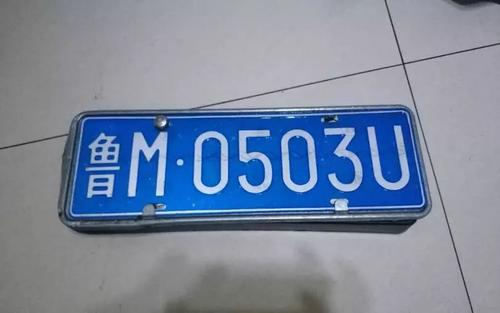
#> input picture gitee/day07/img/1.jpg, 500 x 313 px, given in place of 0.jpg, which was not available
$ python car.py
#> lines starting #> are read from the running program, lines starting #| are printed output that depends on the picture; after the words box and inside, x2 and y2 are one past the last pixel; in counts of white or black regions, pixels touching at a corner belong together; pictures that were not available may be replaced by others from this repository, and a replacement may not be noted
# https://www.cnblogs.com/HL-space/p/10588423.html
import os
import cv2
import numpy as np


# 预处理
def imgProcess(path):
    img = cv2.imread(path)
    # 统一规定大小
    img = cv2.resize(img, (640, 480))
    # 高斯模糊
    img_Gas = cv2.GaussianBlur(img, (5, 5), 0)
    # RGB通道分离
    img_B = cv2.split(img_Gas)[0]
    img_G = cv2.split(img_Gas)[1]
    img_R = cv2.split(img_Gas)[2]
    # 读取灰度图和HSV空间图
    img_gray = cv2.cvtColor(img_Gas, cv2.COLOR_BGR2GRAY)
    img_HSV = cv2.cvtColor(img_Gas, cv2.COLOR_BGR2HSV)
    return img, img_Gas, img_B, img_G, img_R, img_gray, img_HSV


# 初步识别
def preIdentification(img_gray, img_HSV, img_B, img_R):
    for i in range(480):
        for j in range(640):
            # 普通蓝色车牌，同时排除透明反光物质的干扰
            if ((img_HSV[:, :, 0][i, j]-115)**2 < 15**2) and (img_B[i, j] > 70) and (img_R[i, j] < 40):
                img_gray[i, j] = 255
            else:
                img_gray[i, j] = 0
    # 定义核
    kernel_small = np.ones((3, 3))
    kernel_big = np.ones((7, 7))

    img_gray = cv2.GaussianBlur(img_gray, (5, 5), 0) # 高斯平滑
    img_di = cv2.dilate(img_gray, kernel_small, iterations=5) # 腐蚀5次
    img_close = cv2.morphologyEx(img_di, cv2.MORPH_CLOSE, kernel_big) # 闭操作
    img_close = cv2.GaussianBlur(img_close, (5, 5), 0) # 高斯平滑
    _, img_bin = cv2.threshold(img_close, 100, 255, cv2.THRESH_BINARY) # 二值化
    return img_bin


# 定位
def fixPosition(img, img_bin):
    # 检测所有外轮廓，只留矩形的四个顶点
    contours, _ = cv2.findContours(img_bin, cv2.RETR_LIST, cv2.CHAIN_APPROX_SIMPLE)
    #形状及大小筛选校验
    det_x_max = 0
    det_y_max = 0
    num = 0
    for i in range(len(contours)):
        x_min = np.min(contours[i][ :, :, 0])
        x_max = np.max(contours[i][ :, :, 0])
        y_min = np.min(contours[i][ :, :, 1])
        y_max = np.max(contours[i][ :, :, 1])
        det_x = x_max - x_min
        det_y = y_max - y_min
        if (det_x / det_y > 1.8) and (det_x > det_x_max ) and (det_y > det_y_max ):
            det_y_max = det_y
            det_x_max = det_x
            num = i
    # 获取最可疑区域轮廓点集
    points = np.array(contours[num][:, 0])
    return points


def findVertices(points):
    # 获取最小外接矩阵，中心点坐标，宽高，旋转角度
    rect = cv2.minAreaRect(points)
    # 获取矩形四个顶点，浮点型
    box = cv2.boxPoints(rect)
    # 取整
    box = np.int0(box)
    # 获取四个顶点坐标
    left_point_x = np.min(box[:, 0])
    right_point_x = np.max(box[:, 0])
    top_point_y = np.min(box[:, 1])
    bottom_point_y = np.max(box[:, 1])

    left_point_y = box[:, 1][np.where(box[:, 0] == left_point_x)][0]
    right_point_y = box[:, 1][np.where(box[:, 0] == right_point_x)][0]
    top_point_x = box[:, 0][np.where(box[:, 1] == top_point_y)][0]
    bottom_point_x = box[:, 0][np.where(box[:, 1] == bottom_point_y)][0]
    # 上下左右四个点坐标
    vertices = np.array([[top_point_x, top_point_y], [bottom_point_x, bottom_point_y], [left_point_x, left_point_y], [right_point_x, right_point_y]])
    return vertices, rect


def tiltCorrection(vertices, rect):
    # 畸变情况1
    if rect[2] > -45:
        new_right_point_x = vertices[0, 0]
        new_right_point_y = int(vertices[1, 1] - (vertices[0, 0]- vertices[1, 0]) / (vertices[3, 0] - vertices[1, 0]) * (vertices[1, 1] - vertices[3, 1]))
        new_left_point_x = vertices[1, 0]
        new_left_point_y = int(vertices[0, 1] + (vertices[0, 0] - vertices[1, 0]) / (vertices[0, 0] - vertices[2, 0]) * (vertices[2, 1] - vertices[0, 1]))
        # 校正后的四个顶点坐标
        point_set_1 = np.float32([[440, 0],[0, 0],[0, 140],[440, 140]])
    # 畸变情况2
    elif rect[2] < -45:
        new_right_point_x = vertices[1, 0]
        new_right_point_y = int(vertices[0, 1] + (vertices[1, 0] - vertices[0, 0]) / (vertices[3, 0] - vertices[0, 0]) * (vertices[3, 1] - vertices[0, 1]))
        new_left_point_x = vertices[0, 0]
        new_left_point_y = int(vertices[1, 1] - (vertices[1, 0] - vertices[0, 0]) / (vertices[1, 0] - vertices[2, 0]) * (vertices[1, 1] - vertices[2, 1]))
        # 校正后的四个顶点坐标
        point_set_1 = np.float32([[0, 0],[0, 140],[440, 140],[440, 0]])

    # 校正前平行四边形四个顶点坐标
    new_box = np.array([(vertices[0, 0], vertices[0, 1]), (new_left_point_x, new_left_point_y), (vertices[1, 0], vertices[1, 1]), (new_right_point_x, new_right_point_y)])
    point_set_0 = np.float32(new_box)
    return point_set_0, point_set_1, new_box


def transform(img, point_set_0, point_set_1):
    # 变换矩阵
    mat = cv2.getPerspectiveTransform(point_set_0, point_set_1)
    # 投影变换
    lic = cv2.warpPerspective(img, mat, (440, 140))
    return lic


def main():
    path = os.getcwd()+"\\img\\3.jpg"
    path = os.getcwd()+"\\img\\0.jpg"
    # 图像预处理
    img, img_Gas, img_B, img_G, img_R, img_gray, img_HSV = imgProcess(path)
#> in imgProcess, img is the input picture: shape (313, 500, 3); mean B, G, R 159.2, 136.5, 123.5
#> in imgProcess, `img_B = cv2.split(img_Gas)[0]`:
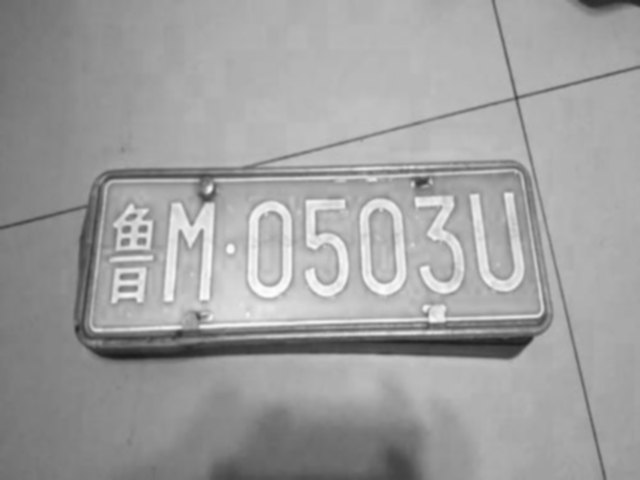
#> img_B: shape (480, 640); min 28, max 254, mean 159.1
#> in imgProcess, `img_G = cv2.split(img_Gas)[1]`:
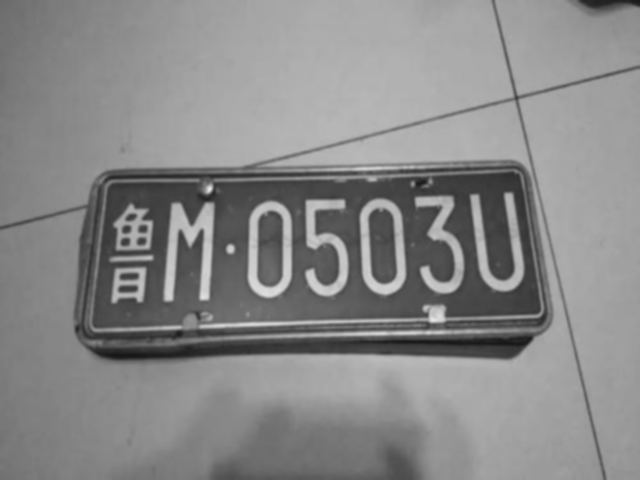
#> img_G: shape (480, 640); min 22, max 230, mean 136.4
#> in imgProcess, `img_R = cv2.split(img_Gas)[2]`:
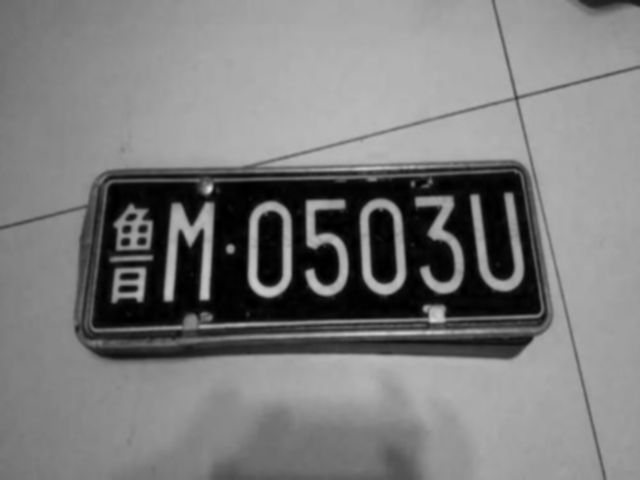
#> img_R: shape (480, 640); min 0, max 216, mean 123.4
#> in imgProcess, `img_HSV = cv2.cvtColor(img_Gas, cv2.COLOR_BGR2HSV)`: img_HSV: shape (480, 640, 3); mean H, S, V 96.9, 55.4, 159.4
    # 初步识别
    img_bin  = preIdentification(img_gray, img_HSV, img_B, img_R)
#> after the loop in preIdentification, `for i in range(480):`:
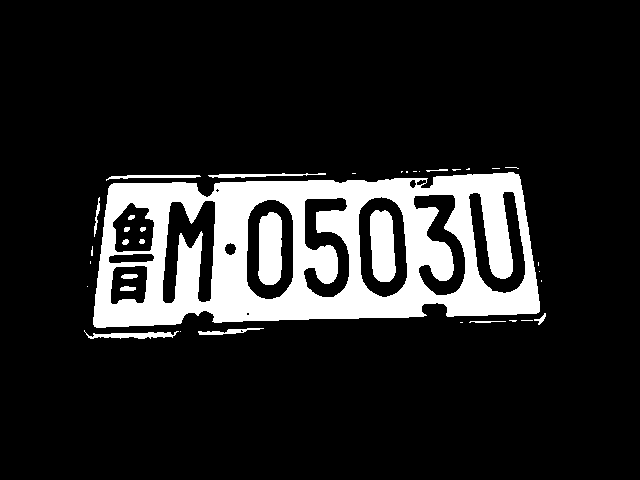
#> img_gray: shape (480, 640); 14.1% white; 37 white regions (19 under 20 px), largest, box (x1, y1, x2, y2) and area: (93, 172, 540, 328) 38451, (370, 210, 396, 282) 1559, (258, 212, 282, 285) 1546
#> in preIdentification, `_, img_bin = cv2.threshold(img_close, 100, 255, cv2.THRESH_BINARY)`:
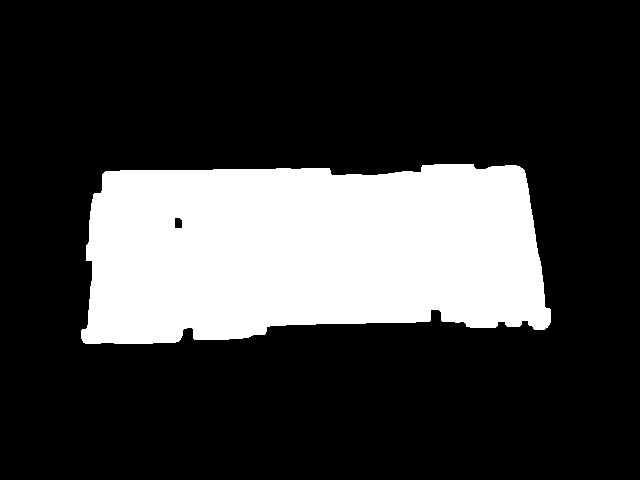
#> img_bin: shape (480, 640); 23.5% white; 1 white region
    points = fixPosition(img, img_bin)
#> in fixPosition, `contours, _ = cv2.findContours(img_bin, cv2.RETR_LIST, cv2.CHAIN_APPRO..`: contours = 2 contours; box (x1, y1, x2, y2) and area: (81, 164, 551, 344) 71467, (174, 217, 183, 229) 82
#> the loop in fixPosition, `for i in range(len(contours)):` made 2 passes
#> (x_min, x_max, y_min, y_max, det_x, det_y, det_y_max, det_x_max) on pass 2: (81, 550, 164, 343, 469, 179, 179, 469)
#> (x_min, x_max, y_min, y_max, det_x, det_y) on pass 1: (174, 182, 217, 228, 8, 11)
#> after the loop in fixPosition, `for i in range(len(contours)):`: det_x_max = 469; det_y_max = 179; num = 1
#> in fixPosition, `points = np.array(contours[num][:, 0])`: points = 233 pairs, first value 81 to 550, second value 164 to 343
    vertices, rect = findVertices(points)
#> in findVertices, `rect = cv2.minAreaRect(points)`: rect = ((314.2, 253.1), (469.5, 173.6), -1.09)
#> in findVertices, `box = cv2.boxPoints(rect)`: box = [[81.12, 344.4], [77.81, 170.8], [547.2, 161.8], [550.5, 335.4]]
#> in findVertices, `box = np.int0(box)`: box = [[81, 344], [77, 170], [547, 161], [550, 335]]
#> in findVertices, `left_point_x = np.min(box[:, 0])`: left_point_x = 77
#> in findVertices, `right_point_x = np.max(box[:, 0])`: right_point_x = 550
#> in findVertices, `top_point_y = np.min(box[:, 1])`: top_point_y = 161
#> in findVertices, `bottom_point_y = np.max(box[:, 1])`: bottom_point_y = 344
#> in findVertices, `left_point_y = box[:, 1][np.where(box[:, 0] == left_point_x)][0]`: left_point_y = 170
#> in findVertices, `right_point_y = box[:, 1][np.where(box[:, 0] == right_point_x)][0]`: right_point_y = 335
#> in findVertices, `top_point_x = box[:, 0][np.where(box[:, 1] == top_point_y)][0]`: top_point_x = 547
#> in findVertices, `bottom_point_x = box[:, 0][np.where(box[:, 1] == bottom_point_y)][0]`: bottom_point_x = 81
#> in findVertices, `vertices = np.array([[top_point_x, top_point_y], [bottom_point_x, bott..`: vertices = [[547, 161], [81, 344], [77, 170], [550, 335]]
#> vertices = [[547, 161], [81, 344], [77, 170], [550, 335]]; rect = ((314.2, 253.1), (469.5, 173.6), -1.09)
    point_set_0, point_set_1, new_box = tiltCorrection(vertices, rect)
#> in tiltCorrection, `new_right_point_x = vertices[0, 0]`: new_right_point_x = 547
#> in tiltCorrection, `new_right_point_y = int(vertices[1, 1] - (vertices[0, 0]- vertices[1, ..`: new_right_point_y = 335
#> in tiltCorrection, `new_left_point_x = vertices[1, 0]`: new_left_point_x = 81
#> in tiltCorrection, `new_left_point_y = int(vertices[0, 1] + (vertices[0, 0] - vertices[1, ..`: new_left_point_y = 169
#> in tiltCorrection, `new_box = np.array([(vertices[0, 0], vertices[0, 1]), (new_left_point_..`: new_box = [[547, 161], [81, 169], [81, 344], [547, 335]]
#> point_set_0 = [[547, 161], [81, 169], [81, 344], [547, 335]]; point_set_1 = [[440, 0], [0, 0], [0, 140], [440, 140]]; new_box = [[547, 161], [81, 169], [81, 344], [547, 335]]
    img_draw = cv2.drawContours(img.copy(), [new_box], -1, (0,0,255), 3)
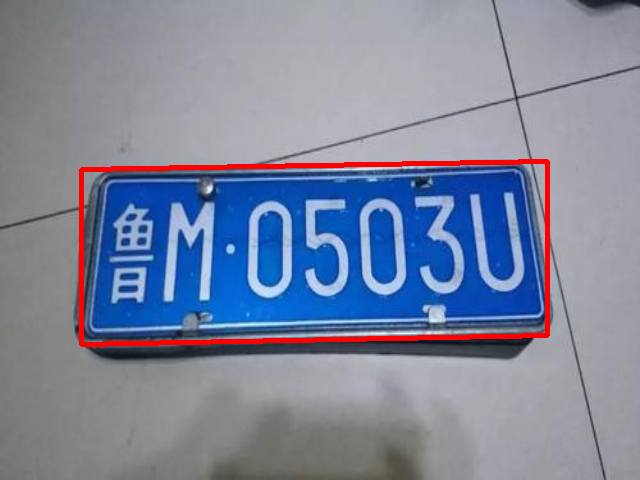
#> img_draw: shape (480, 640, 3); mean B, G, R 156.4, 134, 126.5
    lic = transform(img, point_set_0, point_set_1)
#> in transform, `mat = cv2.getPerspectiveTransform(point_set_0, point_set_1)`: mat = [[0.938, 1.52e-17, -75.97], [0.0137, 0.799, -136.2], [-1.23e-05, -9.28e-20, 1]]
#> in transform, `lic = cv2.warpPerspective(img, mat, (440, 140))`:
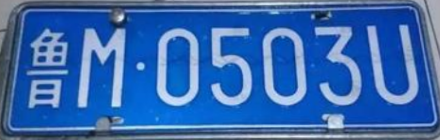
#> lic: shape (140, 440, 3); mean B, G, R 174.7, 105.1, 56.2
    # 原图上框出车牌
    cv2.namedWindow("Image")
    cv2.imshow("Image", img_draw)
    # 二值化图像
    cv2.namedWindow("Image_Bin")
    cv2.imshow("Image_Bin", img_bin)
    # 显示校正后的车牌
    cv2.namedWindow("Lic")
    cv2.imshow("Lic", lic)
    # 暂停、关闭窗口
    cv2.waitKey(0)
    cv2.destroyAllWindows()


if __name__ == '__main__':
    main()

$ run again, on gitee/day07/img/2.jpg
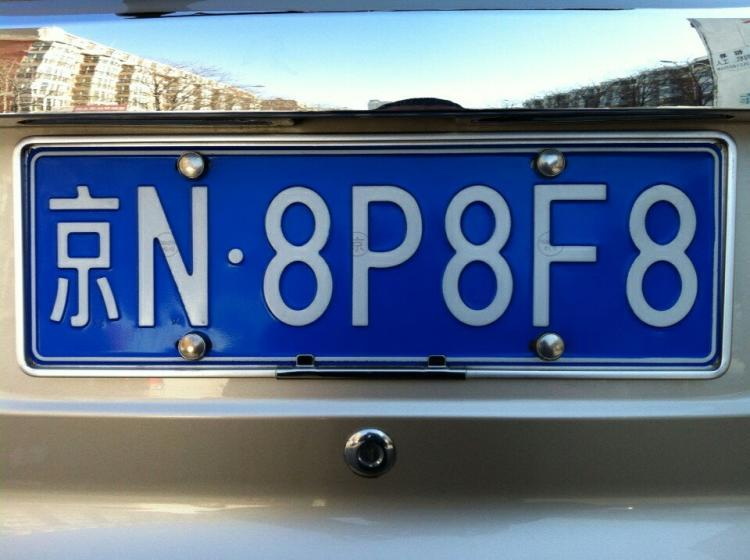
#> input picture gitee/day07/img/2.jpg, 750 x 560 px, given in place of 0.jpg, which was not available
#> in imgProcess, img is the input picture: shape (560, 750, 3); mean B, G, R 143.3, 118.2, 99.7
#> img: shape (480, 640, 3)
#> img_HSV: shape (480, 640, 3); mean H, S, V 81.5, 102.6, 150
#> after the loop in preIdentification, `for i in range(480):`:
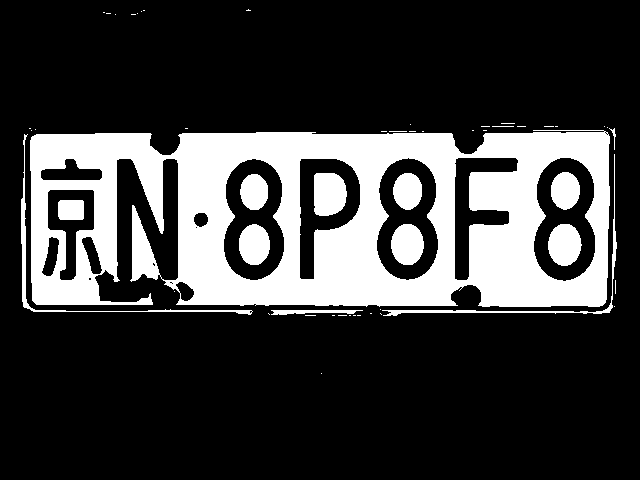
#> img_gray: shape (480, 640); 23.4% white; 54 white regions (40 under 20 px), largest, box (x1, y1, x2, y2) and area: (30, 130, 610, 307) 61985, (314, 173, 347, 216) 1240, (548, 224, 582, 266) 1108
#> img_bin: shape (480, 640); 36.6% white; 2 white regions
#> contours = 7 contours; box (x1, y1, x2, y2) and area: (16, 124, 622, 321) 112906, (156, 238, 174, 274) 434, (121, 168, 139, 201) 413, (104, 286, 138, 298) 319, (157, 291, 173, 305) 168, (461, 292, 474, 306) 138, (243, 5, 254, 16) 97
#> the loop in fixPosition, `for i in range(len(contours)):` made 7 passes
#> (x_min, x_max, y_min, y_max, det_x, det_y, det_y_max, det_x_max) on passes 3, 6: (104, 137, 286, 297, 33, 11, 11, 33), (16, 621, 124, 320, 605, 196, 196, 605)
#> after the loop in fixPosition, `for i in range(len(contours)):`: det_x_max = 605; det_y_max = 196; num = 5
#> in fixPosition, `points = np.array(contours[num][:, 0])`: points = 200 pairs, first value 16 to 621, second value 124 to 320
#> in findVertices, `rect = cv2.minAreaRect(points)`: rect = ((318.3, 223.2), (605.1, 194.9), -0.45)
#> in findVertices, `box = cv2.boxPoints(rect)`: box = [[16.57, 323], [15.04, 128.1], [620.1, 123.4], [621.7, 318.3]]
#> in findVertices, `box = np.int0(box)`: box = [[16, 323], [15, 128], [620, 123], [621, 318]]
#> left_point_x = 15
#> right_point_x = 621
#> top_point_y = 123
#> bottom_point_y = 323
#> left_point_y = 128
#> right_point_y = 318
#> top_point_x = 620
#> bottom_point_x = 16
#> in findVertices, `vertices = np.array([[top_point_x, top_point_y], [bottom_point_x, bott..`: vertices = [[620, 123], [16, 323], [15, 128], [621, 318]]
#> in main, `vertices, rect = findVertices(points)`: rect = ((318.3, 223.2), (605.1, 194.9), -0.45)
#> new_right_point_x = 620
#> new_right_point_y = 318
#> new_left_point_x = 16
#> new_left_point_y = 127
#> in tiltCorrection, `new_box = np.array([(vertices[0, 0], vertices[0, 1]), (new_left_point_..`: new_box = [[620, 123], [16, 127], [16, 323], [620, 318]]
#> in main, `point_set_0, point_set_1, new_box = tiltCorrection(vertices, rect)`: point_set_1 = [[440, 0], [0, 0], [0, 140], [440, 140]]; new_box = [[620, 123], [16, 127], [16, 323], [620, 318]]
#> mat = [[0.725, 2.6e-18, -11.59], [0.00473, 0.714, -90.78], [-8.45e-06, 1.04e-20, 1]]
#> in transform, `lic = cv2.warpPerspective(img, mat, (440, 140))`:
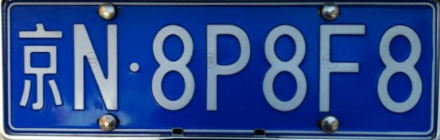
#> lic: shape (140, 440, 3); mean B, G, R 140.6, 74.6, 44.7
